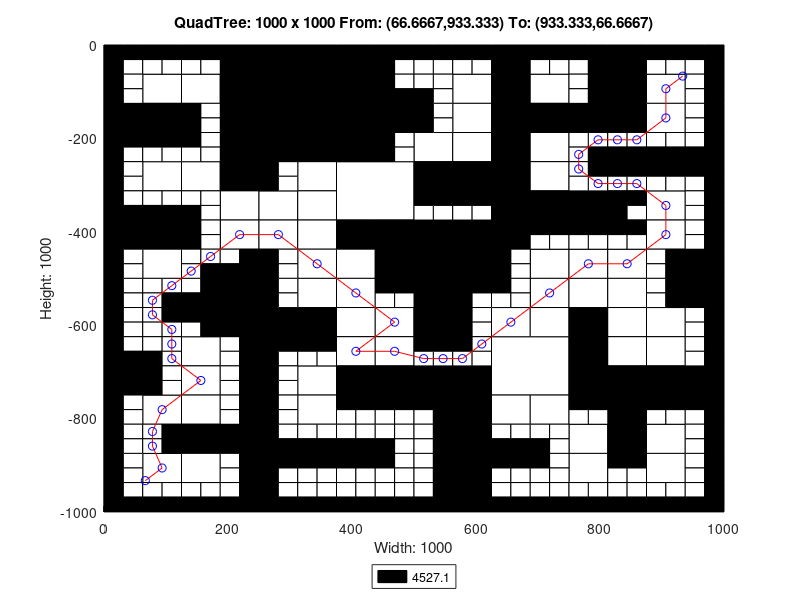

The MATLAB script that drew this image:
axis([0 1000 -1000 0]);
title('QuadTree: 1000 x 1000 From: (66.6667,933.333) To: (933.333,66.6667)');
xlabel('Width: 1000');
ylabel('Height: 1000');
rectangle('Position',[250 -125 125 125], 'FaceColor',[0 0 0]);
rectangle('Position',[250 -250 125 125], 'FaceColor',[0 0 0]);
rectangle('Position',[375 -375 125 125], 'FaceColor',[1 1 1]);
rectangle('Position',[500 -500 125 125], 'FaceColor',[0 0 0]);
rectangle('Position',[625 -750 125 125], 'FaceColor',[1 1 1]);
rectangle('Position',[62.5 -125 62.5 62.5], 'FaceColor',[1 1 1]);
rectangle('Position',[187.5 -62.5 62.5 62.5], 'FaceColor',[0 0 0]);
rectangle('Position',[125 -125 62.5 62.5], 'FaceColor',[1 1 1]);
rectangle('Position',[187.5 -125 62.5 62.5], 'FaceColor',[0 0 0]);
rectangle('Position',[0 -187.5 62.5 62.5], 'FaceColor',[0 0 0]);
rectangle('Position',[62.5 -187.5 62.5 62.5], 'FaceColor',[0 0 0]);
rectangle('Position',[187.5 -187.5 62.5 62.5], 'FaceColor',[0 0 0]);
rectangle('Position',[187.5 -250 62.5 62.5], 'FaceColor',[0 0 0]);
rectangle('Position',[375 -62.5 62.5 62.5], 'FaceColor',[0 0 0]);
rectangle('Position',[375 -125 62.5 62.5], 'FaceColor',[0 0 0]);
rectangle('Position',[375 -187.5 62.5 62.5], 'FaceColor',[0 0 0]);
rectangle('Position',[437.5 -187.5 62.5 62.5], 'FaceColor',[0 0 0]);
rectangle('Position',[375 -250 62.5 62.5], 'FaceColor',[0 0 0]);
rectangle('Position',[62.5 -312.5 62.5 62.5], 'FaceColor',[1 1 1]);
rectangle('Position',[125 -312.5 62.5 62.5], 'FaceColor',[1 1 1]);
rectangle('Position',[187.5 -312.5 62.5 62.5], 'FaceColor',[0 0 0]);
rectangle('Position',[187.5 -375 62.5 62.5], 'FaceColor',[1 1 1]);
rectangle('Position',[0 -437.5 62.5 62.5], 'FaceColor',[0 0 0]);
rectangle('Position',[62.5 -437.5 62.5 62.5], 'FaceColor',[0 0 0]);
rectangle('Position',[62.5 -500 62.5 62.5], 'FaceColor',[1 1 1]);
rectangle('Position',[187.5 -437.5 62.5 62.5], 'FaceColor',[1 1 1]);
rectangle('Position',[312.5 -312.5 62.5 62.5], 'FaceColor',[1 1 1]);
rectangle('Position',[250 -375 62.5 62.5], 'FaceColor',[1 1 1]);
rectangle('Position',[312.5 -375 62.5 62.5], 'FaceColor',[1 1 1]);
rectangle('Position',[250 -437.5 62.5 62.5], 'FaceColor',[1 1 1]);
rectangle('Position',[312.5 -437.5 62.5 62.5], 'FaceColor',[1 1 1]);
rectangle('Position',[312.5 -500 62.5 62.5], 'FaceColor',[1 1 1]);
rectangle('Position',[375 -437.5 62.5 62.5], 'FaceColor',[0 0 0]);
rectangle('Position',[437.5 -437.5 62.5 62.5], 'FaceColor',[0 0 0]);
rectangle('Position',[375 -500 62.5 62.5], 'FaceColor',[1 1 1]);
rectangle('Position',[437.5 -500 62.5 62.5], 'FaceColor',[0 0 0]);
rectangle('Position',[562.5 -125 62.5 62.5], 'FaceColor',[1 1 1]);
rectangle('Position',[625 -62.5 62.5 62.5], 'FaceColor',[0 0 0]);
rectangle('Position',[625 -125 62.5 62.5], 'FaceColor',[0 0 0]);
rectangle('Position',[687.5 -125 62.5 62.5], 'FaceColor',[1 1 1]);
rectangle('Position',[562.5 -187.5 62.5 62.5], 'FaceColor',[1 1 1]);
rectangle('Position',[500 -250 62.5 62.5], 'FaceColor',[1 1 1]);
rectangle('Position',[562.5 -250 62.5 62.5], 'FaceColor',[1 1 1]);
rectangle('Position',[625 -187.5 62.5 62.5], 'FaceColor',[0 0 0]);
rectangle('Position',[687.5 -187.5 62.5 62.5], 'FaceColor',[0 0 0]);
rectangle('Position',[625 -250 62.5 62.5], 'FaceColor',[0 0 0]);
rectangle('Position',[687.5 -250 62.5 62.5], 'FaceColor',[1 1 1]);
rectangle('Position',[812.5 -62.5 62.5 62.5], 'FaceColor',[0 0 0]);
rectangle('Position',[812.5 -125 62.5 62.5], 'FaceColor',[0 0 0]);
rectangle('Position',[875 -125 62.5 62.5], 'FaceColor',[1 1 1]);
rectangle('Position',[750 -187.5 62.5 62.5], 'FaceColor',[0 0 0]);
rectangle('Position',[812.5 -187.5 62.5 62.5], 'FaceColor',[0 0 0]);
rectangle('Position',[875 -187.5 62.5 62.5], 'FaceColor',[1 1 1]);
rectangle('Position',[500 -312.5 62.5 62.5], 'FaceColor',[0 0 0]);
rectangle('Position',[562.5 -312.5 62.5 62.5], 'FaceColor',[0 0 0]);
rectangle('Position',[625 -312.5 62.5 62.5], 'FaceColor',[0 0 0]);
rectangle('Position',[687.5 -312.5 62.5 62.5], 'FaceColor',[1 1 1]);
rectangle('Position',[625 -375 62.5 62.5], 'FaceColor',[0 0 0]);
rectangle('Position',[687.5 -375 62.5 62.5], 'FaceColor',[0 0 0]);
rectangle('Position',[625 -437.5 62.5 62.5], 'FaceColor',[0 0 0]);
rectangle('Position',[687.5 -500 62.5 62.5], 'FaceColor',[1 1 1]);
rectangle('Position',[750 -375 62.5 62.5], 'FaceColor',[0 0 0]);
rectangle('Position',[875 -375 62.5 62.5], 'FaceColor',[1 1 1]);
rectangle('Position',[750 -500 62.5 62.5], 'FaceColor',[1 1 1]);
rectangle('Position',[812.5 -500 62.5 62.5], 'FaceColor',[1 1 1]);
rectangle('Position',[875 -437.5 62.5 62.5], 'FaceColor',[1 1 1]);
rectangle('Position',[937.5 -500 62.5 62.5], 'FaceColor',[0 0 0]);
rectangle('Position',[187.5 -562.5 62.5 62.5], 'FaceColor',[0 0 0]);
rectangle('Position',[187.5 -625 62.5 62.5], 'FaceColor',[0 0 0]);
rectangle('Position',[0 -750 62.5 62.5], 'FaceColor',[0 0 0]);
rectangle('Position',[125 -687.5 62.5 62.5], 'FaceColor',[1 1 1]);
rectangle('Position',[125 -750 62.5 62.5], 'FaceColor',[1 1 1]);
rectangle('Position',[312.5 -562.5 62.5 62.5], 'FaceColor',[1 1 1]);
rectangle('Position',[250 -625 62.5 62.5], 'FaceColor',[0 0 0]);
rectangle('Position',[312.5 -625 62.5 62.5], 'FaceColor',[0 0 0]);
rectangle('Position',[375 -562.5 62.5 62.5], 'FaceColor',[1 1 1]);
rectangle('Position',[375 -625 62.5 62.5], 'FaceColor',[1 1 1]);
rectangle('Position',[437.5 -625 62.5 62.5], 'FaceColor',[1 1 1]);
rectangle('Position',[312.5 -750 62.5 62.5], 'FaceColor',[1 1 1]);
rectangle('Position',[375 -687.5 62.5 62.5], 'FaceColor',[1 1 1]);
rectangle('Position',[437.5 -687.5 62.5 62.5], 'FaceColor',[1 1 1]);
rectangle('Position',[375 -750 62.5 62.5], 'FaceColor',[0 0 0]);
rectangle('Position',[437.5 -750 62.5 62.5], 'FaceColor',[0 0 0]);
rectangle('Position',[62.5 -812.5 62.5 62.5], 'FaceColor',[1 1 1]);
rectangle('Position',[125 -812.5 62.5 62.5], 'FaceColor',[1 1 1]);
rectangle('Position',[125 -875 62.5 62.5], 'FaceColor',[0 0 0]);
rectangle('Position',[187.5 -875 62.5 62.5], 'FaceColor',[0 0 0]);
rectangle('Position',[62.5 -937.5 62.5 62.5], 'FaceColor',[1 1 1]);
rectangle('Position',[125 -937.5 62.5 62.5], 'FaceColor',[1 1 1]);
rectangle('Position',[312.5 -812.5 62.5 62.5], 'FaceColor',[1 1 1]);
rectangle('Position',[500 -562.5 62.5 62.5], 'FaceColor',[0 0 0]);
rectangle('Position',[500 -625 62.5 62.5], 'FaceColor',[0 0 0]);
rectangle('Position',[687.5 -562.5 62.5 62.5], 'FaceColor',[1 1 1]);
rectangle('Position',[625 -625 62.5 62.5], 'FaceColor',[1 1 1]);
rectangle('Position',[687.5 -625 62.5 62.5], 'FaceColor',[1 1 1]);
rectangle('Position',[500 -750 62.5 62.5], 'FaceColor',[0 0 0]);
rectangle('Position',[562.5 -750 62.5 62.5], 'FaceColor',[0 0 0]);
rectangle('Position',[750 -562.5 62.5 62.5], 'FaceColor',[1 1 1]);
rectangle('Position',[812.5 -562.5 62.5 62.5], 'FaceColor',[1 1 1]);
rectangle('Position',[750 -625 62.5 62.5], 'FaceColor',[0 0 0]);
rectangle('Position',[812.5 -625 62.5 62.5], 'FaceColor',[1 1 1]);
rectangle('Position',[937.5 -562.5 62.5 62.5], 'FaceColor',[0 0 0]);
rectangle('Position',[875 -625 62.5 62.5], 'FaceColor',[1 1 1]);
rectangle('Position',[750 -687.5 62.5 62.5], 'FaceColor',[0 0 0]);
rectangle('Position',[812.5 -687.5 62.5 62.5], 'FaceColor',[1 1 1]);
rectangle('Position',[750 -750 62.5 62.5], 'FaceColor',[0 0 0]);
rectangle('Position',[812.5 -750 62.5 62.5], 'FaceColor',[0 0 0]);
rectangle('Position',[875 -687.5 62.5 62.5], 'FaceColor',[1 1 1]);
rectangle('Position',[875 -750 62.5 62.5], 'FaceColor',[0 0 0]);
rectangle('Position',[937.5 -750 62.5 62.5], 'FaceColor',[0 0 0]);
rectangle('Position',[562.5 -812.5 62.5 62.5], 'FaceColor',[0 0 0]);
rectangle('Position',[562.5 -875 62.5 62.5], 'FaceColor',[0 0 0]);
rectangle('Position',[625 -812.5 62.5 62.5], 'FaceColor',[1 1 1]);
rectangle('Position',[687.5 -812.5 62.5 62.5], 'FaceColor',[1 1 1]);
rectangle('Position',[562.5 -937.5 62.5 62.5], 'FaceColor',[0 0 0]);
rectangle('Position',[562.5 -1000 62.5 62.5], 'FaceColor',[0 0 0]);
rectangle('Position',[812.5 -812.5 62.5 62.5], 'FaceColor',[0 0 0]);
rectangle('Position',[750 -875 62.5 62.5], 'FaceColor',[1 1 1]);
rectangle('Position',[812.5 -875 62.5 62.5], 'FaceColor',[0 0 0]);
rectangle('Position',[875 -875 62.5 62.5], 'FaceColor',[1 1 1]);
rectangle('Position',[750 -937.5 62.5 62.5], 'FaceColor',[1 1 1]);
rectangle('Position',[875 -937.5 62.5 62.5], 'FaceColor',[1 1 1]);
rectangle('Position',[0 -31.25 31.25 31.25], 'FaceColor',[0 0 0]);
rectangle('Position',[31.25 -31.25 31.25 31.25], 'FaceColor',[0 0 0]);
rectangle('Position',[0 -62.5 31.25 31.25], 'FaceColor',[0 0 0]);
rectangle('Position',[31.25 -62.5 31.25 31.25], 'FaceColor',[1 1 1]);
rectangle('Position',[62.5 -31.25 31.25 31.25], 'FaceColor',[0 0 0]);
rectangle('Position',[93.75 -31.25 31.25 31.25], 'FaceColor',[0 0 0]);
rectangle('Position',[62.5 -62.5 31.25 31.25], 'FaceColor',[1 1 1]);
rectangle('Position',[93.75 -62.5 31.25 31.25], 'FaceColor',[1 1 1]);
rectangle('Position',[0 -93.75 31.25 31.25], 'FaceColor',[0 0 0]);
rectangle('Position',[31.25 -93.75 31.25 31.25], 'FaceColor',[1 1 1]);
rectangle('Position',[0 -125 31.25 31.25], 'FaceColor',[0 0 0]);
rectangle('Position',[31.25 -125 31.25 31.25], 'FaceColor',[1 1 1]);
rectangle('Position',[125 -31.25 31.25 31.25], 'FaceColor',[0 0 0]);
rectangle('Position',[156.25 -31.25 31.25 31.25], 'FaceColor',[0 0 0]);
rectangle('Position',[125 -62.5 31.25 31.25], 'FaceColor',[1 1 1]);
rectangle('Position',[156.25 -62.5 31.25 31.25], 'FaceColor',[1 1 1]);
rectangle('Position',[0 -218.75 31.25 31.25], 'FaceColor',[0 0 0]);
rectangle('Position',[31.25 -218.75 31.25 31.25], 'FaceColor',[0 0 0]);
rectangle('Position',[0 -250 31.25 31.25], 'FaceColor',[0 0 0]);
rectangle('Position',[31.25 -250 31.25 31.25], 'FaceColor',[1 1 1]);
rectangle('Position',[62.5 -218.75 31.25 31.25], 'FaceColor',[0 0 0]);
rectangle('Position',[93.75 -218.75 31.25 31.25], 'FaceColor',[0 0 0]);
rectangle('Position',[62.5 -250 31.25 31.25], 'FaceColor',[1 1 1]);
rectangle('Position',[93.75 -250 31.25 31.25], 'FaceColor',[1 1 1]);
rectangle('Position',[125 -156.25 31.25 31.25], 'FaceColor',[0 0 0]);
rectangle('Position',[156.25 -156.25 31.25 31.25], 'FaceColor',[1 1 1]);
rectangle('Position',[125 -187.5 31.25 31.25], 'FaceColor',[0 0 0]);
rectangle('Position',[156.25 -187.5 31.25 31.25], 'FaceColor',[1 1 1]);
rectangle('Position',[125 -218.75 31.25 31.25], 'FaceColor',[0 0 0]);
rectangle('Position',[156.25 -218.75 31.25 31.25], 'FaceColor',[1 1 1]);
rectangle('Position',[125 -250 31.25 31.25], 'FaceColor',[1 1 1]);
rectangle('Position',[156.25 -250 31.25 31.25], 'FaceColor',[1 1 1]);
rectangle('Position',[437.5 -31.25 31.25 31.25], 'FaceColor',[0 0 0]);
rectangle('Position',[468.75 -31.25 31.25 31.25], 'FaceColor',[0 0 0]);
rectangle('Position',[437.5 -62.5 31.25 31.25], 'FaceColor',[0 0 0]);
rectangle('Position',[468.75 -62.5 31.25 31.25], 'FaceColor',[1 1 1]);
rectangle('Position',[437.5 -93.75 31.25 31.25], 'FaceColor',[0 0 0]);
rectangle('Position',[468.75 -93.75 31.25 31.25], 'FaceColor',[1 1 1]);
rectangle('Position',[437.5 -125 31.25 31.25], 'FaceColor',[0 0 0]);
rectangle('Position',[468.75 -125 31.25 31.25], 'FaceColor',[0 0 0]);
rectangle('Position',[437.5 -218.75 31.25 31.25], 'FaceColor',[0 0 0]);
rectangle('Position',[468.75 -218.75 31.25 31.25], 'FaceColor',[1 1 1]);
rectangle('Position',[437.5 -250 31.25 31.25], 'FaceColor',[0 0 0]);
rectangle('Position',[468.75 -250 31.25 31.25], 'FaceColor',[1 1 1]);
rectangle('Position',[0 -281.25 31.25 31.25], 'FaceColor',[0 0 0]);
rectangle('Position',[31.25 -281.25 31.25 31.25], 'FaceColor',[1 1 1]);
rectangle('Position',[0 -312.5 31.25 31.25], 'FaceColor',[0 0 0]);
rectangle('Position',[31.25 -312.5 31.25 31.25], 'FaceColor',[1 1 1]);
rectangle('Position',[0 -343.75 31.25 31.25], 'FaceColor',[0 0 0]);
rectangle('Position',[31.25 -343.75 31.25 31.25], 'FaceColor',[1 1 1]);
rectangle('Position',[0 -375 31.25 31.25], 'FaceColor',[0 0 0]);
rectangle('Position',[31.25 -375 31.25 31.25], 'FaceColor',[0 0 0]);
rectangle('Position',[62.5 -343.75 31.25 31.25], 'FaceColor',[1 1 1]);
rectangle('Position',[93.75 -343.75 31.25 31.25], 'FaceColor',[1 1 1]);
rectangle('Position',[62.5 -375 31.25 31.25], 'FaceColor',[0 0 0]);
rectangle('Position',[93.75 -375 31.25 31.25], 'FaceColor',[0 0 0]);
rectangle('Position',[125 -343.75 31.25 31.25], 'FaceColor',[1 1 1]);
rectangle('Position',[156.25 -343.75 31.25 31.25], 'FaceColor',[1 1 1]);
rectangle('Position',[125 -375 31.25 31.25], 'FaceColor',[0 0 0]);
rectangle('Position',[156.25 -375 31.25 31.25], 'FaceColor',[1 1 1]);
rectangle('Position',[0 -468.75 31.25 31.25], 'FaceColor',[0 0 0]);
rectangle('Position',[31.25 -468.75 31.25 31.25], 'FaceColor',[1 1 1]);
rectangle('Position',[0 -500 31.25 31.25], 'FaceColor',[0 0 0]);
rectangle('Position',[31.25 -500 31.25 31.25], 'FaceColor',[1 1 1]);
rectangle('Position',[125 -406.25 31.25 31.25], 'FaceColor',[0 0 0]);
rectangle('Position',[156.25 -406.25 31.25 31.25], 'FaceColor',[1 1 1]);
rectangle('Position',[125 -437.5 31.25 31.25], 'FaceColor',[0 0 0]);
rectangle('Position',[156.25 -437.5 31.25 31.25], 'FaceColor',[1 1 1]);
rectangle('Position',[125 -468.75 31.25 31.25], 'FaceColor',[1 1 1]);
rectangle('Position',[156.25 -468.75 31.25 31.25], 'FaceColor',[1 1 1]);
rectangle('Position',[125 -500 31.25 31.25], 'FaceColor',[1 1 1]);
rectangle('Position',[156.25 -500 31.25 31.25], 'FaceColor',[0 0 0]);
rectangle('Position',[187.5 -468.75 31.25 31.25], 'FaceColor',[1 1 1]);
rectangle('Position',[218.75 -468.75 31.25 31.25], 'FaceColor',[0 0 0]);
rectangle('Position',[187.5 -500 31.25 31.25], 'FaceColor',[0 0 0]);
rectangle('Position',[218.75 -500 31.25 31.25], 'FaceColor',[0 0 0]);
rectangle('Position',[250 -281.25 31.25 31.25], 'FaceColor',[0 0 0]);
rectangle('Position',[281.25 -281.25 31.25 31.25], 'FaceColor',[1 1 1]);
rectangle('Position',[250 -312.5 31.25 31.25], 'FaceColor',[0 0 0]);
rectangle('Position',[281.25 -312.5 31.25 31.25], 'FaceColor',[1 1 1]);
rectangle('Position',[250 -468.75 31.25 31.25], 'FaceColor',[0 0 0]);
rectangle('Position',[281.25 -468.75 31.25 31.25], 'FaceColor',[1 1 1]);
rectangle('Position',[250 -500 31.25 31.25], 'FaceColor',[0 0 0]);
rectangle('Position',[281.25 -500 31.25 31.25], 'FaceColor',[1 1 1]);
rectangle('Position',[500 -31.25 31.25 31.25], 'FaceColor',[0 0 0]);
rectangle('Position',[531.25 -31.25 31.25 31.25], 'FaceColor',[0 0 0]);
rectangle('Position',[500 -62.5 31.25 31.25], 'FaceColor',[1 1 1]);
rectangle('Position',[531.25 -62.5 31.25 31.25], 'FaceColor',[1 1 1]);
rectangle('Position',[562.5 -31.25 31.25 31.25], 'FaceColor',[0 0 0]);
rectangle('Position',[593.75 -31.25 31.25 31.25], 'FaceColor',[0 0 0]);
rectangle('Position',[562.5 -62.5 31.25 31.25], 'FaceColor',[1 1 1]);
rectangle('Position',[593.75 -62.5 31.25 31.25], 'FaceColor',[1 1 1]);
rectangle('Position',[500 -93.75 31.25 31.25], 'FaceColor',[1 1 1]);
rectangle('Position',[531.25 -93.75 31.25 31.25], 'FaceColor',[1 1 1]);
rectangle('Position',[500 -125 31.25 31.25], 'FaceColor',[0 0 0]);
rectangle('Position',[531.25 -125 31.25 31.25], 'FaceColor',[1 1 1]);
rectangle('Position',[687.5 -31.25 31.25 31.25], 'FaceColor',[0 0 0]);
rectangle('Position',[718.75 -31.25 31.25 31.25], 'FaceColor',[0 0 0]);
rectangle('Position',[687.5 -62.5 31.25 31.25], 'FaceColor',[1 1 1]);
rectangle('Position',[718.75 -62.5 31.25 31.25], 'FaceColor',[1 1 1]);
rectangle('Position',[500 -156.25 31.25 31.25], 'FaceColor',[0 0 0]);
rectangle('Position',[531.25 -156.25 31.25 31.25], 'FaceColor',[1 1 1]);
rectangle('Position',[500 -187.5 31.25 31.25], 'FaceColor',[0 0 0]);
rectangle('Position',[531.25 -187.5 31.25 31.25], 'FaceColor',[1 1 1]);
rectangle('Position',[750 -31.25 31.25 31.25], 'FaceColor',[0 0 0]);
rectangle('Position',[781.25 -31.25 31.25 31.25], 'FaceColor',[0 0 0]);
rectangle('Position',[750 -62.5 31.25 31.25], 'FaceColor',[1 1 1]);
rectangle('Position',[781.25 -62.5 31.25 31.25], 'FaceColor',[0 0 0]);
rectangle('Position',[750 -93.75 31.25 31.25], 'FaceColor',[1 1 1]);
rectangle('Position',[781.25 -93.75 31.25 31.25], 'FaceColor',[0 0 0]);
rectangle('Position',[750 -125 31.25 31.25], 'FaceColor',[1 1 1]);
rectangle('Position',[781.25 -125 31.25 31.25], 'FaceColor',[0 0 0]);
rectangle('Position',[875 -31.25 31.25 31.25], 'FaceColor',[0 0 0]);
rectangle('Position',[906.25 -31.25 31.25 31.25], 'FaceColor',[0 0 0]);
rectangle('Position',[875 -62.5 31.25 31.25], 'FaceColor',[1 1 1]);
rectangle('Position',[906.25 -62.5 31.25 31.25], 'FaceColor',[1 1 1]);
rectangle('Position',[937.5 -31.25 31.25 31.25], 'FaceColor',[0 0 0]);
rectangle('Position',[968.75 -31.25 31.25 31.25], 'FaceColor',[0 0 0]);
rectangle('Position',[937.5 -62.5 31.25 31.25], 'FaceColor',[1 1 1]);
rectangle('Position',[968.75 -62.5 31.25 31.25], 'FaceColor',[0 0 0]);
rectangle('Position',[937.5 -93.75 31.25 31.25], 'FaceColor',[1 1 1]);
rectangle('Position',[968.75 -93.75 31.25 31.25], 'FaceColor',[0 0 0]);
rectangle('Position',[937.5 -125 31.25 31.25], 'FaceColor',[1 1 1]);
rectangle('Position',[968.75 -125 31.25 31.25], 'FaceColor',[0 0 0]);
rectangle('Position',[750 -218.75 31.25 31.25], 'FaceColor',[1 1 1]);
rectangle('Position',[781.25 -218.75 31.25 31.25], 'FaceColor',[1 1 1]);
rectangle('Position',[750 -250 31.25 31.25], 'FaceColor',[1 1 1]);
rectangle('Position',[781.25 -250 31.25 31.25], 'FaceColor',[0 0 0]);
rectangle('Position',[812.5 -218.75 31.25 31.25], 'FaceColor',[1 1 1]);
rectangle('Position',[843.75 -218.75 31.25 31.25], 'FaceColor',[1 1 1]);
rectangle('Position',[812.5 -250 31.25 31.25], 'FaceColor',[0 0 0]);
rectangle('Position',[843.75 -250 31.25 31.25], 'FaceColor',[0 0 0]);
rectangle('Position',[937.5 -156.25 31.25 31.25], 'FaceColor',[1 1 1]);
rectangle('Position',[968.75 -156.25 31.25 31.25], 'FaceColor',[0 0 0]);
rectangle('Position',[937.5 -187.5 31.25 31.25], 'FaceColor',[1 1 1]);
rectangle('Position',[968.75 -187.5 31.25 31.25], 'FaceColor',[0 0 0]);
rectangle('Position',[875 -218.75 31.25 31.25], 'FaceColor',[1 1 1]);
rectangle('Position',[906.25 -218.75 31.25 31.25], 'FaceColor',[1 1 1]);
rectangle('Position',[875 -250 31.25 31.25], 'FaceColor',[0 0 0]);
rectangle('Position',[906.25 -250 31.25 31.25], 'FaceColor',[0 0 0]);
rectangle('Position',[937.5 -218.75 31.25 31.25], 'FaceColor',[1 1 1]);
rectangle('Position',[968.75 -218.75 31.25 31.25], 'FaceColor',[0 0 0]);
rectangle('Position',[937.5 -250 31.25 31.25], 'FaceColor',[0 0 0]);
rectangle('Position',[968.75 -250 31.25 31.25], 'FaceColor',[0 0 0]);
rectangle('Position',[500 -343.75 31.25 31.25], 'FaceColor',[0 0 0]);
rectangle('Position',[531.25 -343.75 31.25 31.25], 'FaceColor',[0 0 0]);
rectangle('Position',[500 -375 31.25 31.25], 'FaceColor',[1 1 1]);
rectangle('Position',[531.25 -375 31.25 31.25], 'FaceColor',[1 1 1]);
rectangle('Position',[562.5 -343.75 31.25 31.25], 'FaceColor',[0 0 0]);
rectangle('Position',[593.75 -343.75 31.25 31.25], 'FaceColor',[0 0 0]);
rectangle('Position',[562.5 -375 31.25 31.25], 'FaceColor',[1 1 1]);
rectangle('Position',[593.75 -375 31.25 31.25], 'FaceColor',[1 1 1]);
rectangle('Position',[687.5 -406.25 31.25 31.25], 'FaceColor',[0 0 0]);
rectangle('Position',[718.75 -406.25 31.25 31.25], 'FaceColor',[0 0 0]);
rectangle('Position',[687.5 -437.5 31.25 31.25], 'FaceColor',[1 1 1]);
rectangle('Position',[718.75 -437.5 31.25 31.25], 'FaceColor',[1 1 1]);
rectangle('Position',[625 -468.75 31.25 31.25], 'FaceColor',[0 0 0]);
rectangle('Position',[656.25 -468.75 31.25 31.25], 'FaceColor',[1 1 1]);
rectangle('Position',[625 -500 31.25 31.25], 'FaceColor',[0 0 0]);
rectangle('Position',[656.25 -500 31.25 31.25], 'FaceColor',[1 1 1]);
rectangle('Position',[750 -281.25 31.25 31.25], 'FaceColor',[1 1 1]);
rectangle('Position',[781.25 -281.25 31.25 31.25], 'FaceColor',[0 0 0]);
rectangle('Position',[750 -312.5 31.25 31.25], 'FaceColor',[1 1 1]);
rectangle('Position',[781.25 -312.5 31.25 31.25], 'FaceColor',[1 1 1]);
rectangle('Position',[812.5 -281.25 31.25 31.25], 'FaceColor',[0 0 0]);
rectangle('Position',[843.75 -281.25 31.25 31.25], 'FaceColor',[0 0 0]);
rectangle('Position',[812.5 -312.5 31.25 31.25], 'FaceColor',[1 1 1]);
rectangle('Position',[843.75 -312.5 31.25 31.25], 'FaceColor',[1 1 1]);
rectangle('Position',[812.5 -343.75 31.25 31.25], 'FaceColor',[0 0 0]);
rectangle('Position',[843.75 -343.75 31.25 31.25], 'FaceColor',[0 0 0]);
rectangle('Position',[812.5 -375 31.25 31.25], 'FaceColor',[0 0 0]);
rectangle('Position',[843.75 -375 31.25 31.25], 'FaceColor',[1 1 1]);
rectangle('Position',[875 -281.25 31.25 31.25], 'FaceColor',[0 0 0]);
rectangle('Position',[906.25 -281.25 31.25 31.25], 'FaceColor',[0 0 0]);
rectangle('Position',[875 -312.5 31.25 31.25], 'FaceColor',[1 1 1]);
rectangle('Position',[906.25 -312.5 31.25 31.25], 'FaceColor',[1 1 1]);
rectangle('Position',[937.5 -281.25 31.25 31.25], 'FaceColor',[0 0 0]);
rectangle('Position',[968.75 -281.25 31.25 31.25], 'FaceColor',[0 0 0]);
rectangle('Position',[937.5 -312.5 31.25 31.25], 'FaceColor',[1 1 1]);
rectangle('Position',[968.75 -312.5 31.25 31.25], 'FaceColor',[0 0 0]);
rectangle('Position',[937.5 -343.75 31.25 31.25], 'FaceColor',[1 1 1]);
rectangle('Position',[968.75 -343.75 31.25 31.25], 'FaceColor',[0 0 0]);
rectangle('Position',[937.5 -375 31.25 31.25], 'FaceColor',[1 1 1]);
rectangle('Position',[968.75 -375 31.25 31.25], 'FaceColor',[0 0 0]);
rectangle('Position',[750 -406.25 31.25 31.25], 'FaceColor',[0 0 0]);
rectangle('Position',[781.25 -406.25 31.25 31.25], 'FaceColor',[0 0 0]);
rectangle('Position',[750 -437.5 31.25 31.25], 'FaceColor',[1 1 1]);
rectangle('Position',[781.25 -437.5 31.25 31.25], 'FaceColor',[1 1 1]);
rectangle('Position',[812.5 -406.25 31.25 31.25], 'FaceColor',[0 0 0]);
rectangle('Position',[843.75 -406.25 31.25 31.25], 'FaceColor',[0 0 0]);
rectangle('Position',[812.5 -437.5 31.25 31.25], 'FaceColor',[1 1 1]);
rectangle('Position',[843.75 -437.5 31.25 31.25], 'FaceColor',[1 1 1]);
rectangle('Position',[937.5 -406.25 31.25 31.25], 'FaceColor',[1 1 1]);
rectangle('Position',[968.75 -406.25 31.25 31.25], 'FaceColor',[0 0 0]);
rectangle('Position',[937.5 -437.5 31.25 31.25], 'FaceColor',[1 1 1]);
rectangle('Position',[968.75 -437.5 31.25 31.25], 'FaceColor',[0 0 0]);
rectangle('Position',[875 -468.75 31.25 31.25], 'FaceColor',[1 1 1]);
rectangle('Position',[906.25 -468.75 31.25 31.25], 'FaceColor',[0 0 0]);
rectangle('Position',[875 -500 31.25 31.25], 'FaceColor',[1 1 1]);
rectangle('Position',[906.25 -500 31.25 31.25], 'FaceColor',[0 0 0]);
rectangle('Position',[0 -531.25 31.25 31.25], 'FaceColor',[0 0 0]);
rectangle('Position',[31.25 -531.25 31.25 31.25], 'FaceColor',[1 1 1]);
rectangle('Position',[0 -562.5 31.25 31.25], 'FaceColor',[0 0 0]);
rectangle('Position',[31.25 -562.5 31.25 31.25], 'FaceColor',[1 1 1]);
rectangle('Position',[62.5 -531.25 31.25 31.25], 'FaceColor',[1 1 1]);
rectangle('Position',[93.75 -531.25 31.25 31.25], 'FaceColor',[1 1 1]);
rectangle('Position',[62.5 -562.5 31.25 31.25], 'FaceColor',[1 1 1]);
rectangle('Position',[93.75 -562.5 31.25 31.25], 'FaceColor',[0 0 0]);
rectangle('Position',[0 -593.75 31.25 31.25], 'FaceColor',[0 0 0]);
rectangle('Position',[31.25 -593.75 31.25 31.25], 'FaceColor',[1 1 1]);
rectangle('Position',[0 -625 31.25 31.25], 'FaceColor',[0 0 0]);
rectangle('Position',[31.25 -625 31.25 31.25], 'FaceColor',[1 1 1]);
rectangle('Position',[62.5 -593.75 31.25 31.25], 'FaceColor',[1 1 1]);
rectangle('Position',[93.75 -593.75 31.25 31.25], 'FaceColor',[0 0 0]);
rectangle('Position',[62.5 -625 31.25 31.25], 'FaceColor',[1 1 1]);
rectangle('Position',[93.75 -625 31.25 31.25], 'FaceColor',[1 1 1]);
rectangle('Position',[125 -531.25 31.25 31.25], 'FaceColor',[1 1 1]);
rectangle('Position',[156.25 -531.25 31.25 31.25], 'FaceColor',[0 0 0]);
rectangle('Position',[125 -562.5 31.25 31.25], 'FaceColor',[0 0 0]);
rectangle('Position',[156.25 -562.5 31.25 31.25], 'FaceColor',[0 0 0]);
rectangle('Position',[125 -593.75 31.25 31.25], 'FaceColor',[0 0 0]);
rectangle('Position',[156.25 -593.75 31.25 31.25], 'FaceColor',[0 0 0]);
rectangle('Position',[125 -625 31.25 31.25], 'FaceColor',[1 1 1]);
rectangle('Position',[156.25 -625 31.25 31.25], 'FaceColor',[0 0 0]);
rectangle('Position',[0 -656.25 31.25 31.25], 'FaceColor',[0 0 0]);
rectangle('Position',[31.25 -656.25 31.25 31.25], 'FaceColor',[1 1 1]);
rectangle('Position',[0 -687.5 31.25 31.25], 'FaceColor',[0 0 0]);
rectangle('Position',[31.25 -687.5 31.25 31.25], 'FaceColor',[0 0 0]);
rectangle('Position',[62.5 -656.25 31.25 31.25], 'FaceColor',[1 1 1]);
rectangle('Position',[93.75 -656.25 31.25 31.25], 'FaceColor',[1 1 1]);
rectangle('Position',[62.5 -687.5 31.25 31.25], 'FaceColor',[0 0 0]);
rectangle('Position',[93.75 -687.5 31.25 31.25], 'FaceColor',[1 1 1]);
rectangle('Position',[62.5 -718.75 31.25 31.25], 'FaceColor',[0 0 0]);
rectangle('Position',[93.75 -718.75 31.25 31.25], 'FaceColor',[1 1 1]);
rectangle('Position',[62.5 -750 31.25 31.25], 'FaceColor',[0 0 0]);
rectangle('Position',[93.75 -750 31.25 31.25], 'FaceColor',[1 1 1]);
rectangle('Position',[187.5 -656.25 31.25 31.25], 'FaceColor',[1 1 1]);
rectangle('Position',[218.75 -656.25 31.25 31.25], 'FaceColor',[0 0 0]);
rectangle('Position',[187.5 -687.5 31.25 31.25], 'FaceColor',[1 1 1]);
rectangle('Position',[218.75 -687.5 31.25 31.25], 'FaceColor',[0 0 0]);
rectangle('Position',[187.5 -718.75 31.25 31.25], 'FaceColor',[1 1 1]);
rectangle('Position',[218.75 -718.75 31.25 31.25], 'FaceColor',[0 0 0]);
rectangle('Position',[187.5 -750 31.25 31.25], 'FaceColor',[1 1 1]);
rectangle('Position',[218.75 -750 31.25 31.25], 'FaceColor',[0 0 0]);
rectangle('Position',[250 -531.25 31.25 31.25], 'FaceColor',[0 0 0]);
rectangle('Position',[281.25 -531.25 31.25 31.25], 'FaceColor',[1 1 1]);
rectangle('Position',[250 -562.5 31.25 31.25], 'FaceColor',[0 0 0]);
rectangle('Position',[281.25 -562.5 31.25 31.25], 'FaceColor',[1 1 1]);
rectangle('Position',[437.5 -531.25 31.25 31.25], 'FaceColor',[0 0 0]);
rectangle('Position',[468.75 -531.25 31.25 31.25], 'FaceColor',[0 0 0]);
rectangle('Position',[437.5 -562.5 31.25 31.25], 'FaceColor',[1 1 1]);
rectangle('Position',[468.75 -562.5 31.25 31.25], 'FaceColor',[1 1 1]);
rectangle('Position',[250 -656.25 31.25 31.25], 'FaceColor',[0 0 0]);
rectangle('Position',[281.25 -656.25 31.25 31.25], 'FaceColor',[0 0 0]);
rectangle('Position',[250 -687.5 31.25 31.25], 'FaceColor',[0 0 0]);
rectangle('Position',[281.25 -687.5 31.25 31.25], 'FaceColor',[1 1 1]);
rectangle('Position',[312.5 -656.25 31.25 31.25], 'FaceColor',[0 0 0]);
rectangle('Position',[343.75 -656.25 31.25 31.25], 'FaceColor',[0 0 0]);
rectangle('Position',[312.5 -687.5 31.25 31.25], 'FaceColor',[1 1 1]);
rectangle('Position',[343.75 -687.5 31.25 31.25], 'FaceColor',[1 1 1]);
rectangle('Position',[250 -718.75 31.25 31.25], 'FaceColor',[0 0 0]);
rectangle('Position',[281.25 -718.75 31.25 31.25], 'FaceColor',[1 1 1]);
rectangle('Position',[250 -750 31.25 31.25], 'FaceColor',[0 0 0]);
rectangle('Position',[281.25 -750 31.25 31.25], 'FaceColor',[1 1 1]);
rectangle('Position',[0 -781.25 31.25 31.25], 'FaceColor',[0 0 0]);
rectangle('Position',[31.25 -781.25 31.25 31.25], 'FaceColor',[1 1 1]);
rectangle('Position',[0 -812.5 31.25 31.25], 'FaceColor',[0 0 0]);
rectangle('Position',[31.25 -812.5 31.25 31.25], 'FaceColor',[1 1 1]);
rectangle('Position',[0 -843.75 31.25 31.25], 'FaceColor',[0 0 0]);
rectangle('Position',[31.25 -843.75 31.25 31.25], 'FaceColor',[1 1 1]);
rectangle('Position',[0 -875 31.25 31.25], 'FaceColor',[0 0 0]);
rectangle('Position',[31.25 -875 31.25 31.25], 'FaceColor',[1 1 1]);
rectangle('Position',[62.5 -843.75 31.25 31.25], 'FaceColor',[1 1 1]);
rectangle('Position',[93.75 -843.75 31.25 31.25], 'FaceColor',[0 0 0]);
rectangle('Position',[62.5 -875 31.25 31.25], 'FaceColor',[1 1 1]);
rectangle('Position',[93.75 -875 31.25 31.25], 'FaceColor',[0 0 0]);
rectangle('Position',[187.5 -781.25 31.25 31.25], 'FaceColor',[1 1 1]);
rectangle('Position',[218.75 -781.25 31.25 31.25], 'FaceColor',[0 0 0]);
rectangle('Position',[187.5 -812.5 31.25 31.25], 'FaceColor',[1 1 1]);
rectangle('Position',[218.75 -812.5 31.25 31.25], 'FaceColor',[0 0 0]);
rectangle('Position',[0 -906.25 31.25 31.25], 'FaceColor',[0 0 0]);
rectangle('Position',[31.25 -906.25 31.25 31.25], 'FaceColor',[1 1 1]);
rectangle('Position',[0 -937.5 31.25 31.25], 'FaceColor',[0 0 0]);
rectangle('Position',[31.25 -937.5 31.25 31.25], 'FaceColor',[1 1 1]);
rectangle('Position',[0 -968.75 31.25 31.25], 'FaceColor',[0 0 0]);
rectangle('Position',[31.25 -968.75 31.25 31.25], 'FaceColor',[1 1 1]);
rectangle('Position',[0 -1000 31.25 31.25], 'FaceColor',[0 0 0]);
rectangle('Position',[31.25 -1000 31.25 31.25], 'FaceColor',[0 0 0]);
rectangle('Position',[62.5 -968.75 31.25 31.25], 'FaceColor',[1 1 1]);
rectangle('Position',[93.75 -968.75 31.25 31.25], 'FaceColor',[1 1 1]);
rectangle('Position',[62.5 -1000 31.25 31.25], 'FaceColor',[0 0 0]);
rectangle('Position',[93.75 -1000 31.25 31.25], 'FaceColor',[0 0 0]);
rectangle('Position',[187.5 -906.25 31.25 31.25], 'FaceColor',[1 1 1]);
rectangle('Position',[218.75 -906.25 31.25 31.25], 'FaceColor',[0 0 0]);
rectangle('Position',[187.5 -937.5 31.25 31.25], 'FaceColor',[1 1 1]);
rectangle('Position',[218.75 -937.5 31.25 31.25], 'FaceColor',[0 0 0]);
rectangle('Position',[125 -968.75 31.25 31.25], 'FaceColor',[1 1 1]);
rectangle('Position',[156.25 -968.75 31.25 31.25], 'FaceColor',[1 1 1]);
rectangle('Position',[125 -1000 31.25 31.25], 'FaceColor',[0 0 0]);
rectangle('Position',[156.25 -1000 31.25 31.25], 'FaceColor',[0 0 0]);
rectangle('Position',[187.5 -968.75 31.25 31.25], 'FaceColor',[1 1 1]);
rectangle('Position',[218.75 -968.75 31.25 31.25], 'FaceColor',[0 0 0]);
rectangle('Position',[187.5 -1000 31.25 31.25], 'FaceColor',[0 0 0]);
rectangle('Position',[218.75 -1000 31.25 31.25], 'FaceColor',[0 0 0]);
rectangle('Position',[250 -781.25 31.25 31.25], 'FaceColor',[0 0 0]);
rectangle('Position',[281.25 -781.25 31.25 31.25], 'FaceColor',[1 1 1]);
rectangle('Position',[250 -812.5 31.25 31.25], 'FaceColor',[0 0 0]);
rectangle('Position',[281.25 -812.5 31.25 31.25], 'FaceColor',[1 1 1]);
rectangle('Position',[250 -843.75 31.25 31.25], 'FaceColor',[0 0 0]);
rectangle('Position',[281.25 -843.75 31.25 31.25], 'FaceColor',[1 1 1]);
rectangle('Position',[250 -875 31.25 31.25], 'FaceColor',[0 0 0]);
rectangle('Position',[281.25 -875 31.25 31.25], 'FaceColor',[0 0 0]);
rectangle('Position',[312.5 -843.75 31.25 31.25], 'FaceColor',[1 1 1]);
rectangle('Position',[343.75 -843.75 31.25 31.25], 'FaceColor',[1 1 1]);
rectangle('Position',[312.5 -875 31.25 31.25], 'FaceColor',[0 0 0]);
rectangle('Position',[343.75 -875 31.25 31.25], 'FaceColor',[0 0 0]);
rectangle('Position',[375 -781.25 31.25 31.25], 'FaceColor',[0 0 0]);
rectangle('Position',[406.25 -781.25 31.25 31.25], 'FaceColor',[0 0 0]);
rectangle('Position',[375 -812.5 31.25 31.25], 'FaceColor',[1 1 1]);
rectangle('Position',[406.25 -812.5 31.25 31.25], 'FaceColor',[1 1 1]);
rectangle('Position',[437.5 -781.25 31.25 31.25], 'FaceColor',[0 0 0]);
rectangle('Position',[468.75 -781.25 31.25 31.25], 'FaceColor',[0 0 0]);
rectangle('Position',[437.5 -812.5 31.25 31.25], 'FaceColor',[1 1 1]);
rectangle('Position',[468.75 -812.5 31.25 31.25], 'FaceColor',[1 1 1]);
rectangle('Position',[375 -843.75 31.25 31.25], 'FaceColor',[1 1 1]);
rectangle('Position',[406.25 -843.75 31.25 31.25], 'FaceColor',[1 1 1]);
rectangle('Position',[375 -875 31.25 31.25], 'FaceColor',[0 0 0]);
rectangle('Position',[406.25 -875 31.25 31.25], 'FaceColor',[0 0 0]);
rectangle('Position',[437.5 -843.75 31.25 31.25], 'FaceColor',[1 1 1]);
rectangle('Position',[468.75 -843.75 31.25 31.25], 'FaceColor',[1 1 1]);
rectangle('Position',[437.5 -875 31.25 31.25], 'FaceColor',[0 0 0]);
rectangle('Position',[468.75 -875 31.25 31.25], 'FaceColor',[1 1 1]);
rectangle('Position',[250 -906.25 31.25 31.25], 'FaceColor',[0 0 0]);
rectangle('Position',[281.25 -906.25 31.25 31.25], 'FaceColor',[0 0 0]);
rectangle('Position',[250 -937.5 31.25 31.25], 'FaceColor',[0 0 0]);
rectangle('Position',[281.25 -937.5 31.25 31.25], 'FaceColor',[1 1 1]);
rectangle('Position',[312.5 -906.25 31.25 31.25], 'FaceColor',[0 0 0]);
rectangle('Position',[343.75 -906.25 31.25 31.25], 'FaceColor',[0 0 0]);
rectangle('Position',[312.5 -937.5 31.25 31.25], 'FaceColor',[1 1 1]);
rectangle('Position',[343.75 -937.5 31.25 31.25], 'FaceColor',[1 1 1]);
rectangle('Position',[250 -968.75 31.25 31.25], 'FaceColor',[0 0 0]);
rectangle('Position',[281.25 -968.75 31.25 31.25], 'FaceColor',[1 1 1]);
rectangle('Position',[250 -1000 31.25 31.25], 'FaceColor',[0 0 0]);
rectangle('Position',[281.25 -1000 31.25 31.25], 'FaceColor',[0 0 0]);
rectangle('Position',[312.5 -968.75 31.25 31.25], 'FaceColor',[1 1 1]);
rectangle('Position',[343.75 -968.75 31.25 31.25], 'FaceColor',[1 1 1]);
rectangle('Position',[312.5 -1000 31.25 31.25], 'FaceColor',[0 0 0]);
rectangle('Position',[343.75 -1000 31.25 31.25], 'FaceColor',[0 0 0]);
rectangle('Position',[375 -906.25 31.25 31.25], 'FaceColor',[0 0 0]);
rectangle('Position',[406.25 -906.25 31.25 31.25], 'FaceColor',[0 0 0]);
rectangle('Position',[375 -937.5 31.25 31.25], 'FaceColor',[1 1 1]);
rectangle('Position',[406.25 -937.5 31.25 31.25], 'FaceColor',[1 1 1]);
rectangle('Position',[437.5 -906.25 31.25 31.25], 'FaceColor',[0 0 0]);
rectangle('Position',[468.75 -906.25 31.25 31.25], 'FaceColor',[1 1 1]);
rectangle('Position',[437.5 -937.5 31.25 31.25], 'FaceColor',[1 1 1]);
rectangle('Position',[468.75 -937.5 31.25 31.25], 'FaceColor',[1 1 1]);
rectangle('Position',[375 -968.75 31.25 31.25], 'FaceColor',[1 1 1]);
rectangle('Position',[406.25 -968.75 31.25 31.25], 'FaceColor',[1 1 1]);
rectangle('Position',[375 -1000 31.25 31.25], 'FaceColor',[0 0 0]);
rectangle('Position',[406.25 -1000 31.25 31.25], 'FaceColor',[0 0 0]);
rectangle('Position',[437.5 -968.75 31.25 31.25], 'FaceColor',[1 1 1]);
rectangle('Position',[468.75 -968.75 31.25 31.25], 'FaceColor',[1 1 1]);
rectangle('Position',[437.5 -1000 31.25 31.25], 'FaceColor',[0 0 0]);
rectangle('Position',[468.75 -1000 31.25 31.25], 'FaceColor',[0 0 0]);
rectangle('Position',[562.5 -531.25 31.25 31.25], 'FaceColor',[0 0 0]);
rectangle('Position',[593.75 -531.25 31.25 31.25], 'FaceColor',[0 0 0]);
rectangle('Position',[562.5 -562.5 31.25 31.25], 'FaceColor',[0 0 0]);
rectangle('Position',[593.75 -562.5 31.25 31.25], 'FaceColor',[1 1 1]);
rectangle('Position',[562.5 -593.75 31.25 31.25], 'FaceColor',[0 0 0]);
rectangle('Position',[593.75 -593.75 31.25 31.25], 'FaceColor',[1 1 1]);
rectangle('Position',[562.5 -625 31.25 31.25], 'FaceColor',[0 0 0]);
rectangle('Position',[593.75 -625 31.25 31.25], 'FaceColor',[1 1 1]);
rectangle('Position',[625 -531.25 31.25 31.25], 'FaceColor',[0 0 0]);
rectangle('Position',[656.25 -531.25 31.25 31.25], 'FaceColor',[1 1 1]);
rectangle('Position',[625 -562.5 31.25 31.25], 'FaceColor',[1 1 1]);
rectangle('Position',[656.25 -562.5 31.25 31.25], 'FaceColor',[1 1 1]);
rectangle('Position',[500 -656.25 31.25 31.25], 'FaceColor',[0 0 0]);
rectangle('Position',[531.25 -656.25 31.25 31.25], 'FaceColor',[0 0 0]);
rectangle('Position',[500 -687.5 31.25 31.25], 'FaceColor',[1 1 1]);
rectangle('Position',[531.25 -687.5 31.25 31.25], 'FaceColor',[1 1 1]);
rectangle('Position',[562.5 -656.25 31.25 31.25], 'FaceColor',[0 0 0]);
rectangle('Position',[593.75 -656.25 31.25 31.25], 'FaceColor',[1 1 1]);
rectangle('Position',[562.5 -687.5 31.25 31.25], 'FaceColor',[1 1 1]);
rectangle('Position',[593.75 -687.5 31.25 31.25], 'FaceColor',[1 1 1]);
rectangle('Position',[875 -531.25 31.25 31.25], 'FaceColor',[1 1 1]);
rectangle('Position',[906.25 -531.25 31.25 31.25], 'FaceColor',[0 0 0]);
rectangle('Position',[875 -562.5 31.25 31.25], 'FaceColor',[1 1 1]);
rectangle('Position',[906.25 -562.5 31.25 31.25], 'FaceColor',[0 0 0]);
rectangle('Position',[937.5 -593.75 31.25 31.25], 'FaceColor',[1 1 1]);
rectangle('Position',[968.75 -593.75 31.25 31.25], 'FaceColor',[0 0 0]);
rectangle('Position',[937.5 -625 31.25 31.25], 'FaceColor',[1 1 1]);
rectangle('Position',[968.75 -625 31.25 31.25], 'FaceColor',[0 0 0]);
rectangle('Position',[937.5 -656.25 31.25 31.25], 'FaceColor',[1 1 1]);
rectangle('Position',[968.75 -656.25 31.25 31.25], 'FaceColor',[0 0 0]);
rectangle('Position',[937.5 -687.5 31.25 31.25], 'FaceColor',[1 1 1]);
rectangle('Position',[968.75 -687.5 31.25 31.25], 'FaceColor',[0 0 0]);
rectangle('Position',[500 -781.25 31.25 31.25], 'FaceColor',[0 0 0]);
rectangle('Position',[531.25 -781.25 31.25 31.25], 'FaceColor',[0 0 0]);
rectangle('Position',[500 -812.5 31.25 31.25], 'FaceColor',[1 1 1]);
rectangle('Position',[531.25 -812.5 31.25 31.25], 'FaceColor',[0 0 0]);
rectangle('Position',[500 -843.75 31.25 31.25], 'FaceColor',[1 1 1]);
rectangle('Position',[531.25 -843.75 31.25 31.25], 'FaceColor',[0 0 0]);
rectangle('Position',[500 -875 31.25 31.25], 'FaceColor',[1 1 1]);
rectangle('Position',[531.25 -875 31.25 31.25], 'FaceColor',[0 0 0]);
rectangle('Position',[625 -843.75 31.25 31.25], 'FaceColor',[1 1 1]);
rectangle('Position',[656.25 -843.75 31.25 31.25], 'FaceColor',[1 1 1]);
rectangle('Position',[625 -875 31.25 31.25], 'FaceColor',[0 0 0]);
rectangle('Position',[656.25 -875 31.25 31.25], 'FaceColor',[0 0 0]);
rectangle('Position',[687.5 -843.75 31.25 31.25], 'FaceColor',[1 1 1]);
rectangle('Position',[718.75 -843.75 31.25 31.25], 'FaceColor',[1 1 1]);
rectangle('Position',[687.5 -875 31.25 31.25], 'FaceColor',[0 0 0]);
rectangle('Position',[718.75 -875 31.25 31.25], 'FaceColor',[1 1 1]);
rectangle('Position',[500 -906.25 31.25 31.25], 'FaceColor',[1 1 1]);
rectangle('Position',[531.25 -906.25 31.25 31.25], 'FaceColor',[0 0 0]);
rectangle('Position',[500 -937.5 31.25 31.25], 'FaceColor',[1 1 1]);
rectangle('Position',[531.25 -937.5 31.25 31.25], 'FaceColor',[0 0 0]);
rectangle('Position',[500 -968.75 31.25 31.25], 'FaceColor',[1 1 1]);
rectangle('Position',[531.25 -968.75 31.25 31.25], 'FaceColor',[0 0 0]);
rectangle('Position',[500 -1000 31.25 31.25], 'FaceColor',[0 0 0]);
rectangle('Position',[531.25 -1000 31.25 31.25], 'FaceColor',[0 0 0]);
rectangle('Position',[625 -906.25 31.25 31.25], 'FaceColor',[0 0 0]);
rectangle('Position',[656.25 -906.25 31.25 31.25], 'FaceColor',[0 0 0]);
rectangle('Position',[625 -937.5 31.25 31.25], 'FaceColor',[1 1 1]);
rectangle('Position',[656.25 -937.5 31.25 31.25], 'FaceColor',[1 1 1]);
rectangle('Position',[687.5 -906.25 31.25 31.25], 'FaceColor',[0 0 0]);
rectangle('Position',[718.75 -906.25 31.25 31.25], 'FaceColor',[1 1 1]);
rectangle('Position',[687.5 -937.5 31.25 31.25], 'FaceColor',[1 1 1]);
rectangle('Position',[718.75 -937.5 31.25 31.25], 'FaceColor',[1 1 1]);
rectangle('Position',[625 -968.75 31.25 31.25], 'FaceColor',[1 1 1]);
rectangle('Position',[656.25 -968.75 31.25 31.25], 'FaceColor',[1 1 1]);
rectangle('Position',[625 -1000 31.25 31.25], 'FaceColor',[0 0 0]);
rectangle('Position',[656.25 -1000 31.25 31.25], 'FaceColor',[0 0 0]);
rectangle('Position',[687.5 -968.75 31.25 31.25], 'FaceColor',[1 1 1]);
rectangle('Position',[718.75 -968.75 31.25 31.25], 'FaceColor',[1 1 1]);
rectangle('Position',[687.5 -1000 31.25 31.25], 'FaceColor',[0 0 0]);
rectangle('Position',[718.75 -1000 31.25 31.25], 'FaceColor',[0 0 0]);
rectangle('Position',[750 -781.25 31.25 31.25], 'FaceColor',[0 0 0]);
rectangle('Position',[781.25 -781.25 31.25 31.25], 'FaceColor',[0 0 0]);
rectangle('Position',[750 -812.5 31.25 31.25], 'FaceColor',[1 1 1]);
rectangle('Position',[781.25 -812.5 31.25 31.25], 'FaceColor',[1 1 1]);
rectangle('Position',[875 -781.25 31.25 31.25], 'FaceColor',[0 0 0]);
rectangle('Position',[906.25 -781.25 31.25 31.25], 'FaceColor',[0 0 0]);
rectangle('Position',[875 -812.5 31.25 31.25], 'FaceColor',[1 1 1]);
rectangle('Position',[906.25 -812.5 31.25 31.25], 'FaceColor',[1 1 1]);
rectangle('Position',[937.5 -781.25 31.25 31.25], 'FaceColor',[0 0 0]);
rectangle('Position',[968.75 -781.25 31.25 31.25], 'FaceColor',[0 0 0]);
rectangle('Position',[937.5 -812.5 31.25 31.25], 'FaceColor',[1 1 1]);
rectangle('Position',[968.75 -812.5 31.25 31.25], 'FaceColor',[0 0 0]);
rectangle('Position',[937.5 -843.75 31.25 31.25], 'FaceColor',[1 1 1]);
rectangle('Position',[968.75 -843.75 31.25 31.25], 'FaceColor',[0 0 0]);
rectangle('Position',[937.5 -875 31.25 31.25], 'FaceColor',[1 1 1]);
rectangle('Position',[968.75 -875 31.25 31.25], 'FaceColor',[0 0 0]);
rectangle('Position',[812.5 -906.25 31.25 31.25], 'FaceColor',[0 0 0]);
rectangle('Position',[843.75 -906.25 31.25 31.25], 'FaceColor',[0 0 0]);
rectangle('Position',[812.5 -937.5 31.25 31.25], 'FaceColor',[1 1 1]);
rectangle('Position',[843.75 -937.5 31.25 31.25], 'FaceColor',[1 1 1]);
rectangle('Position',[750 -968.75 31.25 31.25], 'FaceColor',[1 1 1]);
rectangle('Position',[781.25 -968.75 31.25 31.25], 'FaceColor',[1 1 1]);
rectangle('Position',[750 -1000 31.25 31.25], 'FaceColor',[0 0 0]);
rectangle('Position',[781.25 -1000 31.25 31.25], 'FaceColor',[0 0 0]);
rectangle('Position',[812.5 -968.75 31.25 31.25], 'FaceColor',[1 1 1]);
rectangle('Position',[843.75 -968.75 31.25 31.25], 'FaceColor',[1 1 1]);
rectangle('Position',[812.5 -1000 31.25 31.25], 'FaceColor',[0 0 0]);
rectangle('Position',[843.75 -1000 31.25 31.25], 'FaceColor',[0 0 0]);
rectangle('Position',[937.5 -906.25 31.25 31.25], 'FaceColor',[1 1 1]);
rectangle('Position',[968.75 -906.25 31.25 31.25], 'FaceColor',[0 0 0]);
rectangle('Position',[937.5 -937.5 31.25 31.25], 'FaceColor',[1 1 1]);
rectangle('Position',[968.75 -937.5 31.25 31.25], 'FaceColor',[0 0 0]);
rectangle('Position',[875 -968.75 31.25 31.25], 'FaceColor',[1 1 1]);
rectangle('Position',[906.25 -968.75 31.25 31.25], 'FaceColor',[1 1 1]);
rectangle('Position',[875 -1000 31.25 31.25], 'FaceColor',[0 0 0]);
rectangle('Position',[906.25 -1000 31.25 31.25], 'FaceColor',[0 0 0]);
rectangle('Position',[937.5 -968.75 31.25 31.25], 'FaceColor',[1 1 1]);
rectangle('Position',[968.75 -968.75 31.25 31.25], 'FaceColor',[0 0 0]);
rectangle('Position',[937.5 -1000 31.25 31.25], 'FaceColor',[0 0 0]);
rectangle('Position',[968.75 -1000 31.25 31.25], 'FaceColor',[0 0 0]);
X=[933.333,906.25,906.25,859.375,828.125,796.875,765.625,765.625,796.875,828.125,859.375,906.25,906.25,843.75,781.25,718.75,656.25,609.375,578.125,546.875,515.625,468.75,406.25,468.75,406.25,343.75,281.25,218.75,171.875,140.625,109.375,78.125,78.125,109.375,109.375,109.375,156.25,93.75,78.125,78.125,93.75,66.6667];
Y=[-66.6667,-93.75,-156.25,-203.125,-203.125,-203.125,-234.375,-265.625,-296.875,-296.875,-296.875,-343.75,-406.25,-468.75,-468.75,-531.25,-593.75,-640.625,-671.875,-671.875,-671.875,-656.25,-656.25,-593.75,-531.25,-468.75,-406.25,-406.25,-453.125,-484.375,-515.625,-546.875,-578.125,-609.375,-640.625,-671.875,-718.75,-781.25,-828.125,-859.375,-906.25,-933.333];
hold on;
plot(X,Y,'r');
plot(X,Y,'bo');
legend('4527.1','Location','southoutside');
